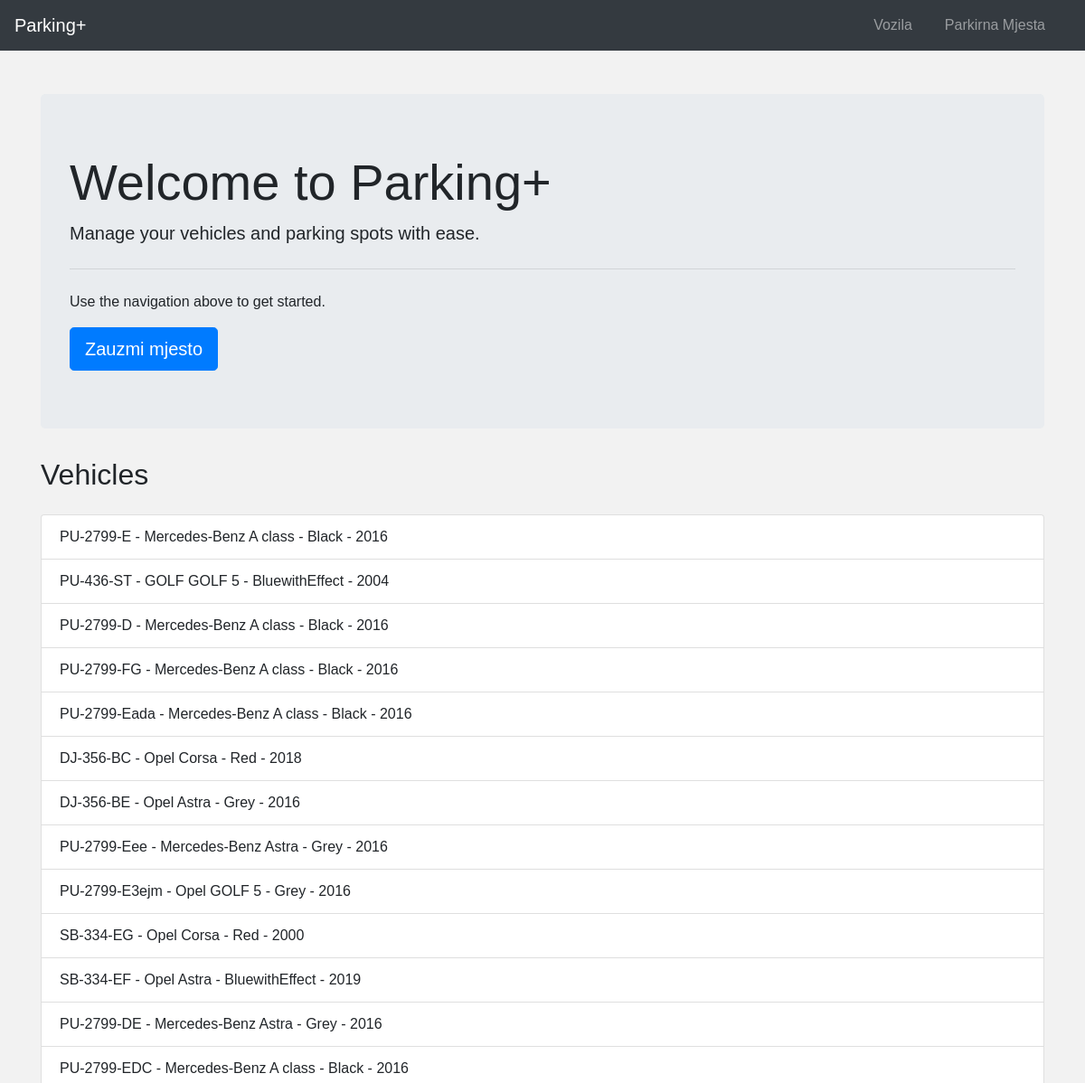
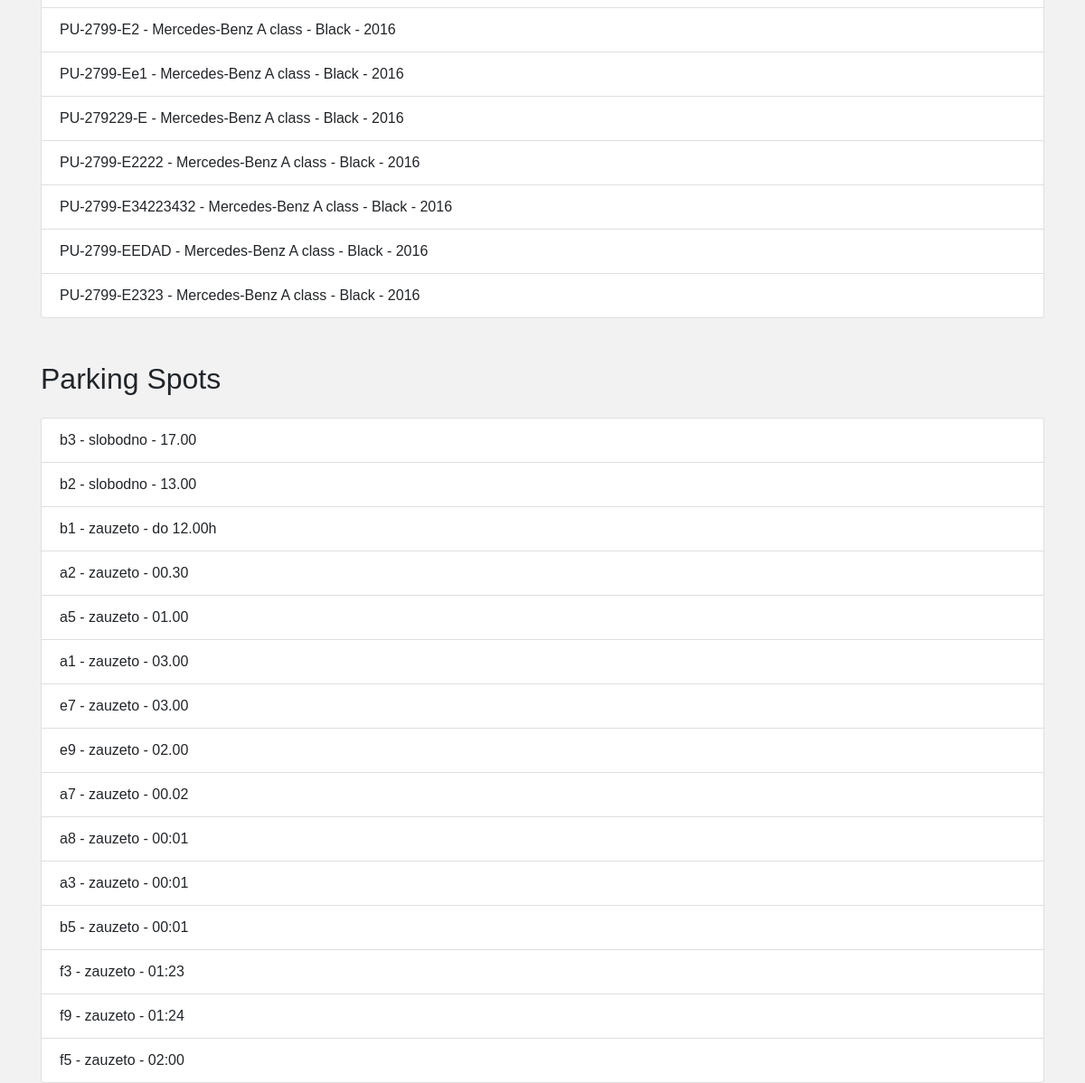
The page / on the database its author committed (2 pictures, top to bottom).
### tables this page shows
CREATE TABLE Vozilo (
    RegistarskaOznaka TEXT PRIMARY KEY,
    Marka TEXT NOT NULL,
    Model TEXT NOT NULL,
    Boja TEXT,
    GodinaProizvodnje INTEGER
);

CREATE TABLE ParkirnoMjesto (
    IdentifikatorMjesta TEXT PRIMARY KEY,
    Status TEXT NOT NULL,
    VrijemeParkiranja TEXT
);

### app.py (the view)
@app.route('/')
def index():
    conn = get_db_connection()
    vozila = conn.execute('SELECT * FROM Vozilo').fetchall()
    parkirna_mjesta = conn.execute('SELECT * FROM ParkirnoMjesto').fetchall()
    conn.close()
    return render_template('index.html', vozila=vozila, parkirna_mjesta=parkirna_mjesta)

### app.py (called while the page is built)
def get_db_connection():
    conn = sqlite3.connect(DATABASE)
    conn.row_factory = sqlite3.Row
    return conn

### templates/index.html (shortened to what this page needs)
{% extends "base.html" %}
{% block content %}
<div class="jumbotron">
    <h1 class="display-4">Welcome to Parking+</h1>
    <p class="lead">Manage your vehicles and parking spots with ease.</p>
    <hr class="my-4">
    <p>Use the navigation above to get started.</p>
    <button onclick="window.location.href='{{ url_for('vozila') }}'" class="btn btn-primary btn-lg">Zauzmi mjesto</button>
</div>
<h2 class="mb-4">Vehicles</h2>
<ul class="list-group mb-5">
    {% for vozilo in vozila %}
        <li class="list-group-item">{{ vozilo.RegistarskaOznaka }} - {{ vozilo.Marka }} {{ vozilo.Model }} - {{ vozilo.Boja }} - {{ vozilo.GodinaProizvodnje }}</li>
    {% endfor %}
</ul>
<h2 class="mb-4">Parking Spots</h2>
<ul class="list-group" id="parking-spots">
    {% for mjesto in parkirna_mjesta %}
        <li class="list-group-item" id="spot-{{ mjesto.IdentifikatorMjesta }}">{{ mjesto.IdentifikatorMjesta }} - {{ mjesto.Status }} - {{ mjesto.VrijemeParkiranja }}</li>
    {% endfor %}
</ul>
{% endblock %}

### static/style.css (style rules this page uses)
body { font-family: Arial, sans-serif; margin: 0; padding: 0; background-color: #f2f2f2; }

### rows shown on the page
Vozilo: RegistarskaOznaka "PU-2799-E", Marka "Mercedes-Benz", Model "A class", Boja "Black", GodinaProizvodnje "2016"
Vozilo: RegistarskaOznaka "PU-436-ST", Marka "GOLF", Model "GOLF 5", Boja "BluewithEffect", GodinaProizvodnje "2004"
Vozilo: RegistarskaOznaka "PU-2799-D", Marka "Mercedes-Benz", Model "A class", Boja "Black", GodinaProizvodnje "2016"
Vozilo: RegistarskaOznaka "PU-2799-FG", Marka "Mercedes-Benz", Model "A class", Boja "Black", GodinaProizvodnje "2016"
Vozilo: RegistarskaOznaka "PU-2799-Eada", Marka "Mercedes-Benz", Model "A class", Boja "Black", GodinaProizvodnje "2016"
Vozilo: RegistarskaOznaka "DJ-356-BC", Marka "Opel", Model "Corsa", Boja "Red", GodinaProizvodnje "2018"
Vozilo: RegistarskaOznaka "DJ-356-BE", Marka "Opel", Model "Astra", Boja "Grey", GodinaProizvodnje "2016"
Vozilo: RegistarskaOznaka "PU-2799-Eee", Marka "Mercedes-Benz", Model "Astra", Boja "Grey", GodinaProizvodnje "2016"
Vozilo: RegistarskaOznaka "PU-2799-E3ejm", Marka "Opel", Model "GOLF 5", Boja "Grey", GodinaProizvodnje "2016"
Vozilo: RegistarskaOznaka "SB-334-EG", Marka "Opel", Model "Corsa", Boja "Red", GodinaProizvodnje "2000"
Vozilo: RegistarskaOznaka "SB-334-EF", Marka "Opel", Model "Astra", Boja "BluewithEffect", GodinaProizvodnje "2019"
Vozilo: RegistarskaOznaka "PU-2799-DE", Marka "Mercedes-Benz", Model "Astra", Boja "Grey", GodinaProizvodnje "2016"
Vozilo: RegistarskaOznaka "PU-2799-EDC", Marka "Mercedes-Benz", Model "A class", Boja "Black", GodinaProizvodnje "2016"
Vozilo: RegistarskaOznaka "PU-2799-E2", Marka "Mercedes-Benz", Model "A class", Boja "Black", GodinaProizvodnje "2016"
Vozilo: RegistarskaOznaka "PU-2799-Ee1", Marka "Mercedes-Benz", Model "A class", Boja "Black", GodinaProizvodnje "2016"
Vozilo: RegistarskaOznaka "PU-279229-E", Marka "Mercedes-Benz", Model "A class", Boja "Black", GodinaProizvodnje "2016"
Vozilo: RegistarskaOznaka "PU-2799-E2222", Marka "Mercedes-Benz", Model "A class", Boja "Black", GodinaProizvodnje "2016"
Vozilo: RegistarskaOznaka "PU-2799-E34223432", Marka "Mercedes-Benz", Model "A class", Boja "Black", GodinaProizvodnje "2016"
Vozilo: RegistarskaOznaka "PU-2799-EEDAD", Marka "Mercedes-Benz", Model "A class", Boja "Black", GodinaProizvodnje "2016"
Vozilo: RegistarskaOznaka "PU-2799-E2323", Marka "Mercedes-Benz", Model "A class", Boja "Black", GodinaProizvodnje "2016"
ParkirnoMjesto: IdentifikatorMjesta "b3", Status "slobodno", VrijemeParkiranja "17.00"
ParkirnoMjesto: IdentifikatorMjesta "b2", Status "slobodno", VrijemeParkiranja "13.00"
ParkirnoMjesto: IdentifikatorMjesta "b1", Status "zauzeto", VrijemeParkiranja "do 12.00h"
ParkirnoMjesto: IdentifikatorMjesta "a2", Status "zauzeto", VrijemeParkiranja "00.30"
ParkirnoMjesto: IdentifikatorMjesta "a5", Status "zauzeto", VrijemeParkiranja "01.00"
ParkirnoMjesto: IdentifikatorMjesta "a1", Status "zauzeto", VrijemeParkiranja "03.00"
ParkirnoMjesto: IdentifikatorMjesta "e7", Status "zauzeto", VrijemeParkiranja "03.00"
ParkirnoMjesto: IdentifikatorMjesta "e9", Status "zauzeto", VrijemeParkiranja "02.00"
ParkirnoMjesto: IdentifikatorMjesta "a7", Status "zauzeto", VrijemeParkiranja "00.02"
ParkirnoMjesto: IdentifikatorMjesta "a8", Status "zauzeto", VrijemeParkiranja "00:01"
ParkirnoMjesto: IdentifikatorMjesta "a3", Status "zauzeto", VrijemeParkiranja "00:01"
ParkirnoMjesto: IdentifikatorMjesta "b5", Status "zauzeto", VrijemeParkiranja "00:01"
ParkirnoMjesto: IdentifikatorMjesta "f3", Status "zauzeto", VrijemeParkiranja "01:23"
ParkirnoMjesto: IdentifikatorMjesta "f9", Status "zauzeto", VrijemeParkiranja "01:24"
ParkirnoMjesto: IdentifikatorMjesta "f5", Status "zauzeto", VrijemeParkiranja "02:00"
